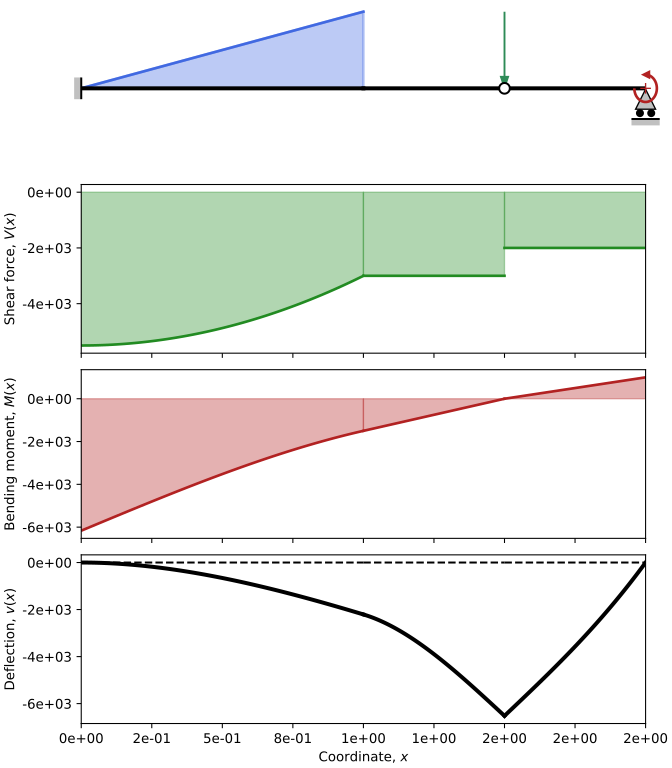

Python code for this plot:
from symbeam import beam
from sympy.abc import L, E, I, P, M, q, x
import matplotlib.pyplot as plt

new_beam = beam(L)

# new_beam.set_young(x_start, x_end, value)
new_beam.set_young(0, L/2, E)
new_beam.set_young(L/2, L, E/10)

# new_beam.set_inertia(x_start, x_end, value)
new_beam.set_inertia(0, L/2, I)
new_beam.set_inertia(L/2, L, I/2)

# new_beam.add_support(x_coord, type)
new_beam.add_support(0, 'fixed')
new_beam.add_support(L, 'roller')
new_beam.add_support(3*L/4, 'hinge')

new_beam.add_point_load(3*L/4, -P)
new_beam.add_point_moment(L, M)
new_beam.add_distributed_load(0, L/2, -q * x)

new_beam.solve()

new_beam.plot(subs={'P':1000, 'q':5000, 'L':2, 'M':1000})

plt.savefig(__file__.split('.py')[0]+'.svg')
